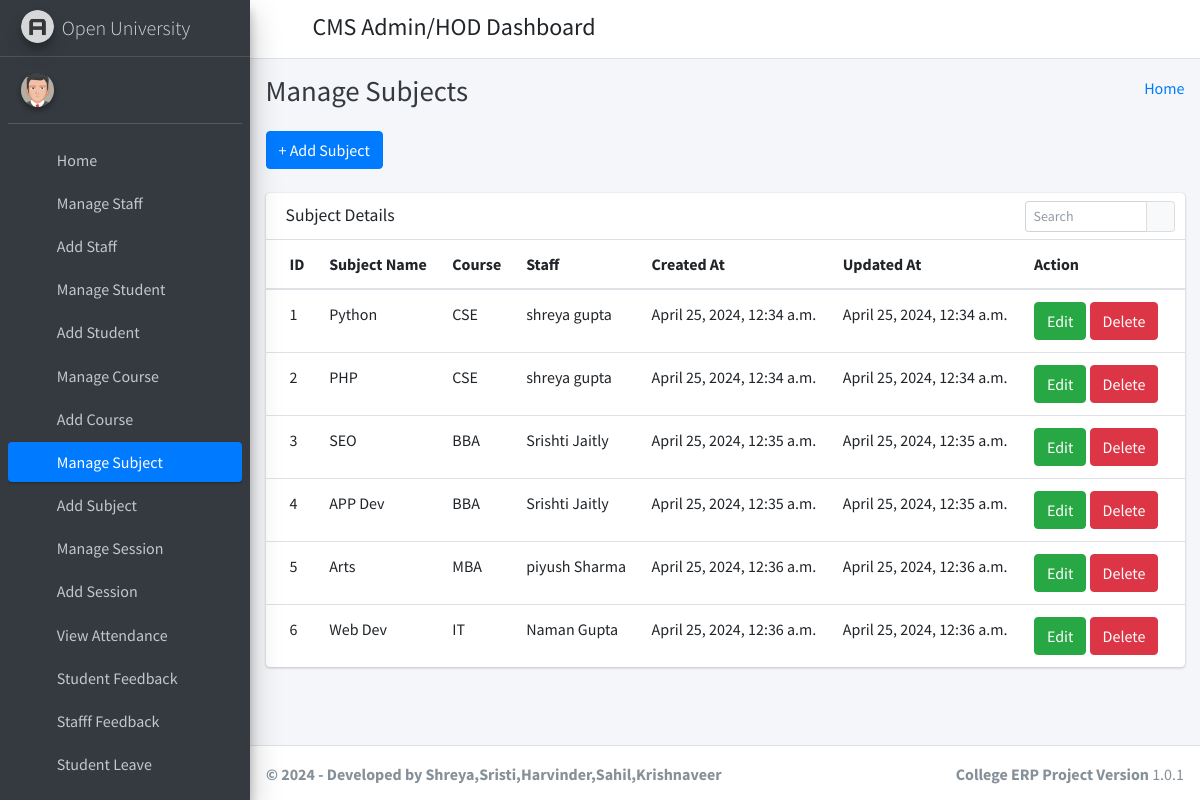
Screenshot of /manage_subject/ (signed in) with the database file from the repository.
### student_management_app/models.py (models this page shows)
class Subjects(models.Model):
    id =models.AutoField(primary_key=True)
    subject_name = models.CharField(max_length=255)
    course_id = models.ForeignKey(Courses, on_delete=models.CASCADE, default=1) #need to give defauult course
    staff_id = models.ForeignKey(CustomUser, on_delete=models.CASCADE)
    created_at = models.DateTimeField(auto_now_add=True)
    updated_at = models.DateTimeField(auto_now=True)
    objects = models.Manager()

class Courses(models.Model):
    id = models.AutoField(primary_key=True)
    course_name = models.CharField(max_length=255)
    created_at = models.DateTimeField(auto_now_add=True)
    updated_at = models.DateTimeField(auto_now=True)
    objects = models.Manager()

class CustomUser(AbstractUser):
    user_type_data = ((1, "HOD"), (2, "Staff"), (3, "Student"))
    user_type = models.CharField(default=1, choices=user_type_data, max_length=10)

### student_management_app/HodViews.py (the view)
# urls.py: path('manage_subject/', HodViews.manage_subject, name="manage_subject"),
def manage_subject(request):
    subjects = Subjects.objects.all()
    context = {
        "subjects": subjects
    }
    return render(request, 'hod_template/manage_subject_template.html', context)

### student_management_app/LoginCheckMiddleWare.py (called while the page is built, shortened)
    def process_view(self, request, view_func, view_args, view_kwargs):
        modulename = view_func.__module__
        user = request.user
        if user.is_authenticated:
            if user.user_type == "1":
                if modulename == "student_management_app.HodViews":
                    pass
                elif modulename == "student_management_app.views" or modulename == "django.views.static":
                    pass
                else:
                    return redirect("admin_home")
            else:
                return redirect("login")
        else:
            if request.path == reverse("login") or request.path == reverse("doLogin"):
                pass
            else:
                return redirect("login")

### student_management_app/templates/hod_template/manage_subject_template.html (shortened to what this page needs)
{% extends 'hod_template/base_template.html' %}
{% block page_title %}
    Manage Subjects
{% endblock page_title %}
{% block main_content %}
{% load static %}
<section class="content">
        <div class="container-fluid">
            <a class="btn btn-primary" href="{% url 'add_subject' %}" role="button">+ Add Subject</a> <br/>&nbsp;
            <div class="row">
                <div class="col-md-12">
                    <div class="card">
                        <div class="card-header">
                            <h3 class="card-title">Subject Details</h3>
                            <div class="card-tools">
                            <div class="input-group input-group-sm" style="width: 150px;">
                                <input type="text" name="table_search" class="form-control float-right" placeholder="Search">
                                <div class="input-group-append">
                                <button type="submit" class="btn btn-default"><i class="fas fa-search"></i></button>
                                </div>
                            </div>
                            </div>
                        </div>
                        <div class="card-body table-responsive p-0">
                            <table class="table table-hover text-nowrap">
                            <thead>
                                <tr>
                                <th>ID</th>
                                <th>Subject Name</th>
                                <th>Course</th>
                                <th>Staff</th>
                                <th>Created At</th>
                                <th>Updated At</th>
                                <th>Action</th>
                                </tr>
                            </thead>
                            <tbody>
                                {% for subject in subjects %}
                                <tr>
                                <td>{{ subject.id }}</td>
                                <td>{{ subject.subject_name }}</td>
                                <td>{{ subject.course_id.course_name }}</td>
                                <td>{{ subject.staff_id.first_name }} {{ subject.staff_id.last_name }}</td>
                                <td>{{ subject.created_at }}</td>
                                <td>{{ subject.updated_at }}</td>
                                <td>
                                    <a href="{% url 'edit_subject' subject.id %}" class="btn btn-success">Edit</a>
                                    <a href="{% url 'delete_subject' subject.id %}" class="btn btn-danger">Delete</a>
                                </td>
                                </tr>
                                {% endfor %}
                            </tbody>
                            </table>
                        </div>
                        </div>
                </div>
            </div>
        </div>
      </section>
  {% endblock main_content %}

### rows the page displays
Subjects: id "1", subject_name "Python", course_id.course_name "CSE", staff_id.first_name "shreya", staff_id.last_name "gupta", created_at "April 25, 2024, 12:34 a.m.", updated_at "April 25, 2024, 12:34 a.m."
Subjects: id "2", subject_name "PHP", course_id.course_name "CSE", staff_id.first_name "shreya", staff_id.last_name "gupta", created_at "April 25, 2024, 12:34 a.m.", updated_at "April 25, 2024, 12:34 a.m."
Subjects: id "3", subject_name "SEO", course_id.course_name "BBA", staff_id.first_name "Srishti", staff_id.last_name "Jaitly", created_at "April 25, 2024, 12:35 a.m.", updated_at "April 25, 2024, 12:35 a.m."
Subjects: id "4", subject_name "APP Dev", course_id.course_name "BBA", staff_id.first_name "Srishti", staff_id.last_name "Jaitly", created_at "April 25, 2024, 12:35 a.m.", updated_at "April 25, 2024, 12:35 a.m."
Subjects: id "5", subject_name "Arts", course_id.course_name "MBA", staff_id.first_name "piyush", staff_id.last_name "Sharma", created_at "April 25, 2024, 12:36 a.m.", updated_at "April 25, 2024, 12:36 a.m."
Subjects: id "6", subject_name "Web Dev", course_id.course_name "IT", staff_id.first_name "Naman", staff_id.last_name "Gupta", created_at "April 25, 2024, 12:36 a.m.", updated_at "April 25, 2024, 12:36 a.m."
